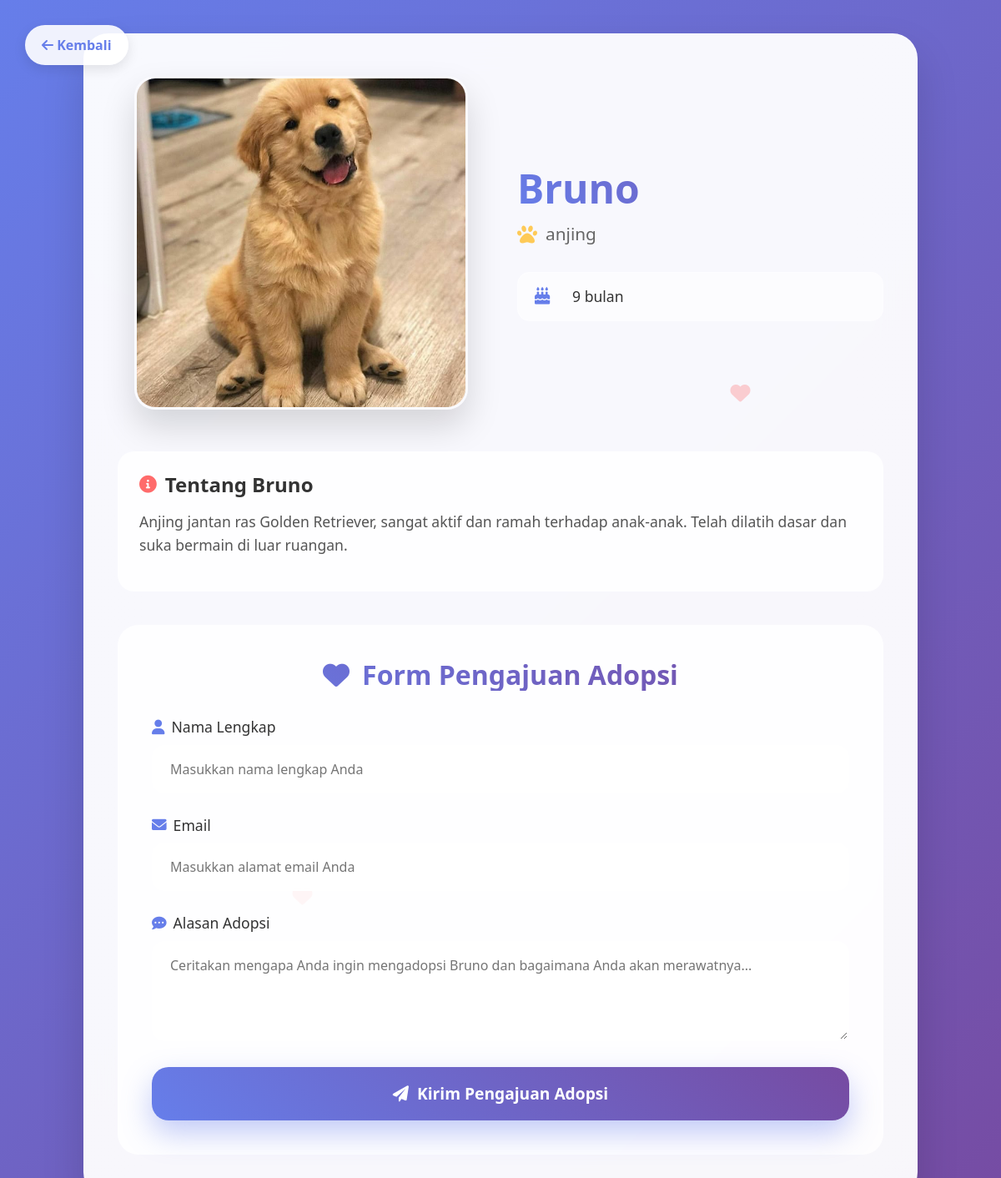
The app's page /hewan/5/ with its own data.
### adopsi/models.py (models this page shows, shortened)
class Hewan(models.Model):
    JENIS_CHOICES = [
        ('kucing', 'Kucing'),
        ('anjing', 'Anjing'),
        ('kelinci', 'Kelinci'),
        ('hamster', 'Hamster'),
        ('iguana', 'Iguana'),
        ('landak', 'Landak'),
    ]
    STATUS_CHOICES = [
        ('Tersedia', 'Tersedia'),
        ('Diproses', 'Diproses'),
        ('Diadopsi', 'Diadopsi'),
    ]
    nama = models.CharField(max_length=100)
    jenis = models.CharField(max_length=10, choices=JENIS_CHOICES)
    umur = models.PositiveIntegerField(
        validators=[MinValueValidator(1), MaxValueValidator(300)],
        help_text="Umur dalam bulan"
    )
    deskripsi = models.TextField()
    foto = models.ImageField(upload_to='foto_hewan/', blank=True, null=True)
    status = models.CharField(max_length=20, choices=STATUS_CHOICES, default='Tersedia')
    tanggal_dibuat = models.DateTimeField(auto_now_add=True)
    tanggal_diupdate = models.DateTimeField(auto_now=True)
    class Meta:
        verbose_name = "Hewan"
        verbose_name_plural = "Hewan"
        ordering = ['-tanggal_dibuat']

### adopsi/views.py (the view, shortened to what this page needs)
# urls.py: path('hewan/<int:pk>/', views.detail_hewan, name='detail_hewan'),
def detail_hewan(request, pk):
    hewan = get_object_or_404(Hewan, pk=pk)
    return render(request, 'adopsi/detail_hewan.html', {'hewan': hewan})

### adopsi/templates/adopsi/detail_hewan.html (shortened to what this page needs)
<!DOCTYPE html>
<html lang="id">
<head>
    <link href="https://cdn.jsdelivr.net/npm/bootstrap@5.3.0/dist/css/bootstrap.min.css" rel="stylesheet">
    <link href="https://cdnjs.cloudflare.com/ajax/libs/font-awesome/6.0.0/css/all.min.css" rel="stylesheet">
</head>
<body>
    <a href="/daftar-hewan" class="back-btn">
        <i class="fas fa-arrow-left"></i> Kembali
    </a>
    <div class="background-elements">
    </div>
    <div class="main-container">
        <div class="main-card">
            <div class="decorative-elements">
                <i class="fas fa-heart heart-float"></i>
                <i class="fas fa-heart heart-float"></i>
            </div>
            <div class="pet-profile">
                <div class="pet-image-section">
                    <img src="{{ hewan.foto.url }}" alt="{{ hewan.nama }}" class="pet-image">
                </div>
                <div class="pet-info-section">
                    <h1 class="pet-name">{{ hewan.nama }}</h1>
                    <div class="pet-type">
                        {% if hewan.jenis == 'Kucing' %}
                            <i class="fas fa-cat pet-type-icon"></i>
                        {% elif hewan.jenis == 'Anjing' %}
                            <i class="fas fa-dog pet-type-icon"></i>
                        {% elif hewan.jenis == 'Kelinci' %}
                            <i class="fas fa-rabbit pet-type-icon"></i>
                        {% elif hewan.jenis == 'Burung' %}
                            <i class="fas fa-dove pet-type-icon"></i>
                        {% elif hewan.jenis == 'Hamster' %}
                            <i class="fas fa-mouse pet-type-icon"></i>
                        {% else %}
                            <i class="fas fa-paw pet-type-icon"></i>
                        {% endif %}
                        <span>{{ hewan.jenis }}</span>
                    </div>
                    <div class="pet-details">
                        <div class="pet-detail">
                            <i class="fas fa-birthday-cake pet-detail-icon"></i>
                            <span class="pet-detail-text">{{ hewan.umur }} bulan</span>
                        </div>
                    </div>
                </div>
            </div>
            <div class="pet-description">
                <h2 class="description-title">
                    <i class="fas fa-info-circle description-icon"></i>
                    Tentang {{ hewan.nama }}
                </h2>
                <p class="description-text">{{ hewan.deskripsi }}</p>
            </div>
            <div class="adoption-form-section">
                <h2 class="form-title">
                    <i class="fas fa-heart form-icon"></i>
                    Form Pengajuan Adopsi
                </h2>
                <form method="post">
                    <div class="form-group">
                        <label class="form-label">
                            <i class="fas fa-user"></i>
                            Nama Lengkap
                        </label>
                        <input type="text" name="nama" class="form-input" placeholder="Masukkan nama lengkap Anda" required>
                    </div>
                    <div class="form-group">
                        <label class="form-label">
                            <i class="fas fa-envelope"></i>
                            Email
                        </label>
                        <input type="email" name="email" class="form-input" placeholder="Masukkan alamat email Anda" required>
                    </div>
                    <div class="form-group">
                        <label class="form-label">
                            <i class="fas fa-comment-dots"></i>
                            Alasan Adopsi
                        </label>
                        <textarea name="alasan" class="form-textarea" placeholder="Ceritakan mengapa Anda ingin mengadopsi {{ hewan.nama }} dan bagaimana Anda akan merawatnya..." required></textarea>
                    </div>
                    <button type="submit" class="submit-button">
                        <i class="fas fa-paper-plane"></i>
                        <span>Kirim Pengajuan Adopsi</span>
                    </button>
                </form>
            </div>
        </div>
    </div>
</body>
</html>

### records on screen
Hewan: foto (picture), nama "Bruno", jenis "anjing", umur "9", deskripsi "Anjing jantan ras Golden Retriever, sangat aktif dan ramah terhadap anak-anak. Telah dilatih dasar dan suka bermain di luar ruangan.", alasan "Ceritakan mengapa Anda ingin mengadopsi Bruno dan bagaimana Anda akan merawatnya..."
